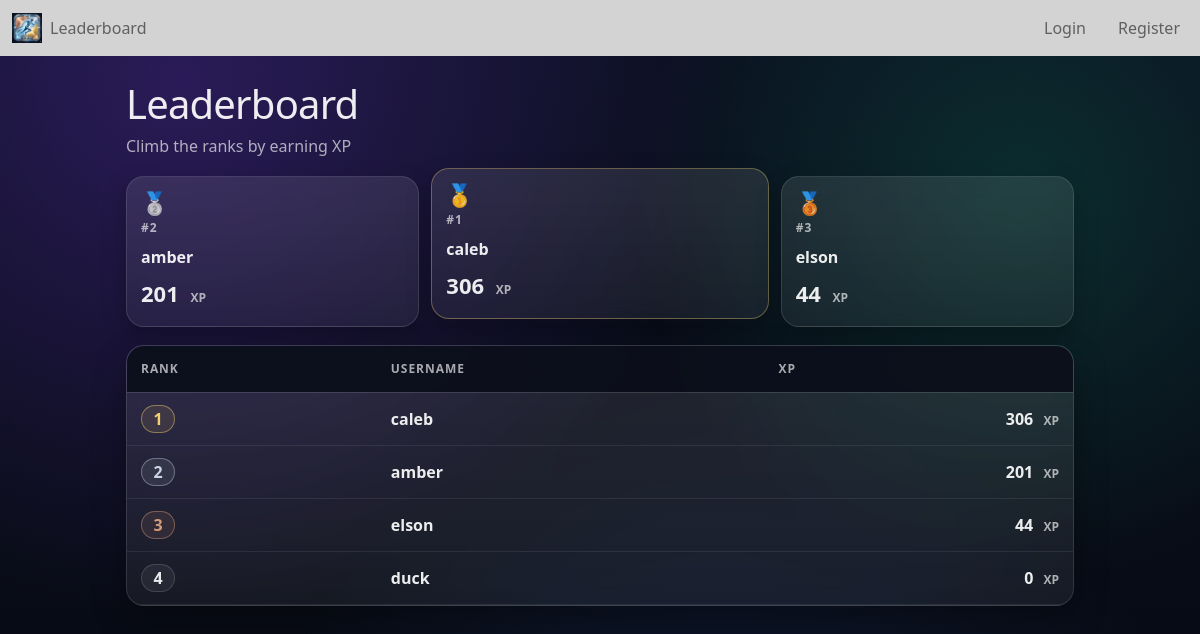
The app's page /leaderboard with its own data.
### tables this page shows
CREATE TABLE users (
            id INTEGER PRIMARY KEY AUTOINCREMENT,
            username TEXT UNIQUE NOT NULL,
            password TEXT NOT NULL
        );

CREATE TABLE profiles (
            user_id INTEGER PRIMARY KEY,
            xp INTEGER DEFAULT 0,
            credits INTEGER DEFAULT 0,
            dob DATE,
            goal TEXT,
            avatar_path TEXT DEFAULT '/static/avatar/default.jpg',
            next_ippt_date DATE,
            prev_ippt_score INTEGER,
            FOREIGN KEY(user_id) REFERENCES users(id)
        );

### app.py (the view)
@app.route("/leaderboard")
def leaderboard():
    db = get_db()
    users_points = db.execute("""
        SELECT users.username, profiles.xp
        FROM profiles
        JOIN users ON profiles.user_id = users.id
        ORDER BY profiles.xp DESC
    """).fetchall()
    return render_template("leaderboard.html", users_points=users_points)

### app.py (called while the page is built)
def get_db():
    db = getattr(g, "_database", None)
    if db is None:
        db = g._database = sqlite3.connect(DATABASE)
        db.row_factory = sqlite3.Row
    return db

@app.teardown_appcontext
def close_connection(exception):
    db = getattr(g, "_database", None)
    if db is not None:
        db.close()

### templates/leaderboard.html (shortened to what this page needs)
{% extends "base.html" %}
{% block head %}
  <link rel="stylesheet" href="../static/leaderboard.css">
{% endblock %}
{% block content %}
{% set display_users = users_points if users_points is defined and users_points else sample_users_points %}
{% set ns = namespace(in_list=false, rank=None, xp=None) %}
{% if viewer_username is defined and viewer_username %}
  {% for u in display_users %}
    {% if u["username"] == viewer_username %}
      {% set ns.in_list = true %}
      {% set ns.rank = loop.index %}
      {% set ns.xp = u["xp"] %}
    {% endif %}
  {% endfor %}
{% endif %}
<section class="lb">
  <header class="lb__header">
    <div>
      <h1 class="lb__title">Leaderboard</h1>
      <p class="lb__subtitle">Climb the ranks by earning XP</p>
    </div>
  </header>
  {% if display_users and display_users|length > 0 %}
  <div class="podium" aria-label="Top 3">
    {% for place in (2, 1, 3) %}
      {% if display_users|length >= place %}
        {% set u = display_users[place-1] %}
        <article class="podium__slot podium__slot--{{ place }}">
          <div class="podium__medal" aria-hidden="true">
            {% if place == 1 %}🥇{% elif place == 2 %}🥈{% else %}🥉{% endif %}
          </div>
          <div class="podium__place">#{{ place }}</div>
          <div class="podium__user" title="{{ u['username'] }}">{{ u['username'] }}</div>
          <div class="podium__xp">{{ u['xp'] }} <span>XP</span></div>
        </article>
      {% endif %}
    {% endfor %}
  </div>
  {% endif %}
  <div class="lb__card">
    <div class="lb__tableWrap" role="region" aria-label="Leaderboard table" tabindex="0">
      <table class="lb__table">
        <thead>
          <tr>
            <th scope="col">Rank</th>
            <th scope="col">Username</th>
            <th scope="col" class="is-right">XP</th>
          </tr>
        </thead>
        <tbody>
          {% for user in display_users %}
          <tr class="
            {% if loop.index <= 3 %}is-top{% endif %}
          ">
            <td class="rank">
              <span class="rank__badge
                {% if loop.index == 1 %}rank__badge--gold
                {% elif loop.index == 2 %}rank__badge--silver
                {% elif loop.index == 3 %}rank__badge--bronze
                {% else %}rank__badge--base
                {% endif %}">
                {{ loop.index }}
              </span>
            </td>
            <td class="user">
              <span class="user__name">{{ user['username'] }}</span>
            </td>
            <td class="xp is-right">
              <span class="xp__value">{{ user['xp'] }}</span>
              <span class="xp__label">XP</span>
            </td>
          </tr>
          {% endfor %}
        </tbody>
      </table>
    </div>
  </div>
</section>
{% endblock %}

### templates/base.html (shortened to what this page needs)
<!doctype html>
<html lang="en">
<head>
  <link rel="stylesheet" href="../static/main.css">
  <link href="https://cdn.jsdelivr.net/npm/bootstrap@5.2.3/dist/css/bootstrap.min.css" rel="stylesheet">
  {% block head %}
  {% endblock %}
</head>
<body>
  {% block navbar %}
      {% if current_user.is_authenticated %}
        {% include 'includes/afternavbar.html' %}
      {% else %}
        {% include 'includes/navbar.html' %}
      {% endif %}
  {% endblock %}
  {% block content %}{% endblock %}
</body>
</html>

### templates/includes/navbar.html (shortened to what this page needs)
<nav class="navbar navbar-expand-lg bg-body-tertiary">
  <div class="container-fluid">
    <a href="{{ url_for('home') }}">
        <img src="{{url_for('static', filename='logo.png')}}" alt="Logo" width="30" height="30">
     </a>
    <div class="collapse navbar-collapse" id="navbarText">
      <ul class="navbar-nav me-auto mb-2 mb-lg-0">
        <li class="nav-item">
          <a class="nav-link" href="{{ url_for('leaderboard') }}">Leaderboard</a>
        </li>
      </ul>
      <ul class="navbar-nav ms-auto">
        <li class="nav-item me-3">
          <a class="nav-link" href="{{ url_for('login_page') }}">Login</a>
        </li>
        <li class="nav-item">
          <a class="nav-link" href="{{ url_for('register') }}">Register</a>
        </li>
      </ul>
    </div>
  </div>
</nav>

### static/main.css (style rules this page uses)
.navbar { background-color: lightgray; }

### static/leaderboard.css (style rules this page uses)
:root { --bg0: #070a12; --bg1: #0b1020; --card: rgba(255,255,255,0.06); --card2: rgba(255,255,255,0.10); --border: rgba(255,255,255,0.12); --text: rgba(255,255,255,0.92); --muted: rgba(255,255,255,0.65); --gold: #f4d06f; --silver: #cbd5e1; --bronze: #d39b7a; --viewer: rgba(59,130,246,0.20); --viewer2: rgba(124,58,237,0.18); }
body { min-height: 100vh; color: var(--text); background: radial-gradient(900px circle at 15% 10%, rgba(124,58,237,0.28), transparent 60%), radial-gradient(700px circle at 85% 25%, rgba(16,185,129,0.18), transparent 55%), radial-gradient(900px circle at 60% 110%, rgba(59,130,246,0.14), transparent 55%), linear-gradient(180deg, var(--bg1) 0%, var(--bg0) 100%); }
.lb { max-width: 980px; margin: 0 auto; padding: 24px 16px 48px; }
.lb__header { display: flex; align-items: flex-end; justify-content: space-between; gap: 16px; margin-bottom: 18px; }
.lb__title { margin: 0; font-size: clamp(28px, 4vw, 40px); letter-spacing: -0.02em; }
.lb__subtitle { margin: 6px 0 0; color: var(--muted); }
.podium { display: grid; grid-template-columns: 1fr 1.15fr 1fr; gap: 12px; margin: 16px 0 18px; }
.podium__slot { background: linear-gradient(180deg, var(--card2), var(--card)); border: 1px solid var(--border); border-radius: 18px; padding: 14px 14px 16px; box-shadow: 0 10px 24px rgba(0,0,0,0.25); backdrop-filter: blur(10px); }
.podium__slot--1 { transform: translateY(-8px); border-color: rgba(244,208,111,0.35); }
.podium__medal { font-size: 22px; line-height: 1; }
.podium__place { margin-top: 6px; color: var(--muted); font-weight: 600; font-size: 12px; letter-spacing: 0.08em; text-transform: uppercase; }
.podium__user { margin-top: 8px; font-weight: 800; font-size: 16px; overflow: hidden; text-overflow: ellipsis; white-space: nowrap; }
.podium__xp { margin-top: 8px; font-size: 22px; font-weight: 900; }
.podium__xp span { font-size: 12px; color: var(--muted); margin-left: 6px; font-weight: 700; }
.lb__card { background: linear-gradient(180deg, var(--card2), var(--card)); border: 1px solid var(--border); border-radius: 18px; box-shadow: 0 14px 34px rgba(0,0,0,0.30); overflow: hidden; backdrop-filter: blur(10px); }
.lb__tableWrap { max-height: 520px; overflow: auto; }
.lb__table { width: 100%; border-collapse: collapse; }
.lb__table thead th { position: sticky; top: 0; z-index: 1; text-align: left; font-size: 12px; letter-spacing: 0.08em; text-transform: uppercase; color: var(--muted); background: rgba(10, 14, 26, 0.92); border-bottom: 1px solid var(--border); padding: 14px 14px; }
.lb__table tbody td { padding: 12px 14px; border-bottom: 1px solid rgba(255,255,255,0.08); }
.is-right { text-align: right; }
.rank__badge { display: inline-flex; align-items: center; justify-content: center; min-width: 34px; height: 28px; padding: 0 10px; border-radius: 999px; font-weight: 900; border: 1px solid rgba(255,255,255,0.14); background: rgba(255,255,255,0.06); }
.rank__badge--gold { border-color: rgba(244,208,111,0.45); background: rgba(244,208,111,0.10); color: var(--gold); }
.rank__badge--silver { border-color: rgba(203,213,225,0.40); background: rgba(203,213,225,0.10); color: var(--silver); }
.rank__badge--bronze { border-color: rgba(211,155,122,0.45); background: rgba(211,155,122,0.10); color: var(--bronze); }
.rank__badge--base { color: rgba(255,255,255,0.90); }
.user__name { font-weight: 700; }
.xp__value { font-weight: 900; }
.xp__label { margin-left: 6px; font-size: 12px; color: var(--muted); font-weight: 700; }

### records on screen
users: username "amber"
profiles: xp "201", username "amber", xp "201"
users: username "caleb"
profiles: xp "306", username "caleb", xp "306"
users: username "elson"
profiles: xp "44", username "elson", xp "44"
profiles: username "duck", xp "0"

### other values on screen
{{ place }} "2" "1" "3"
